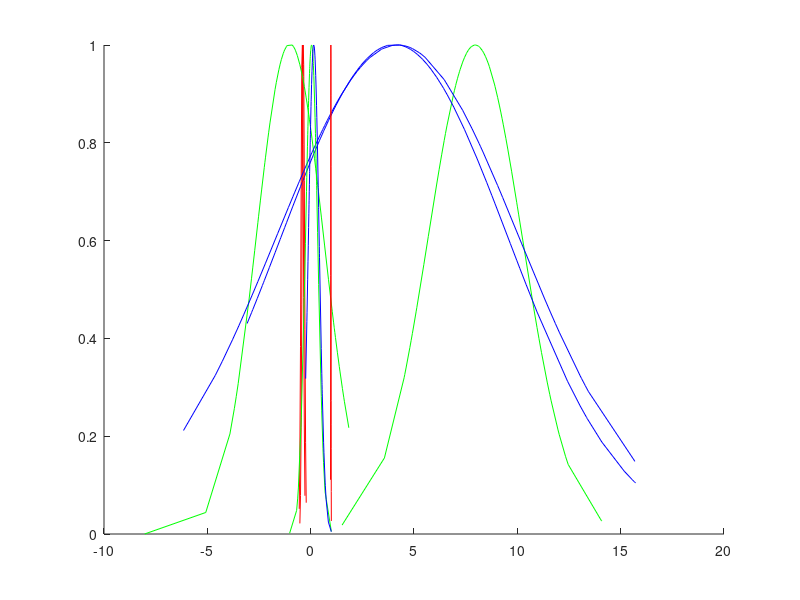
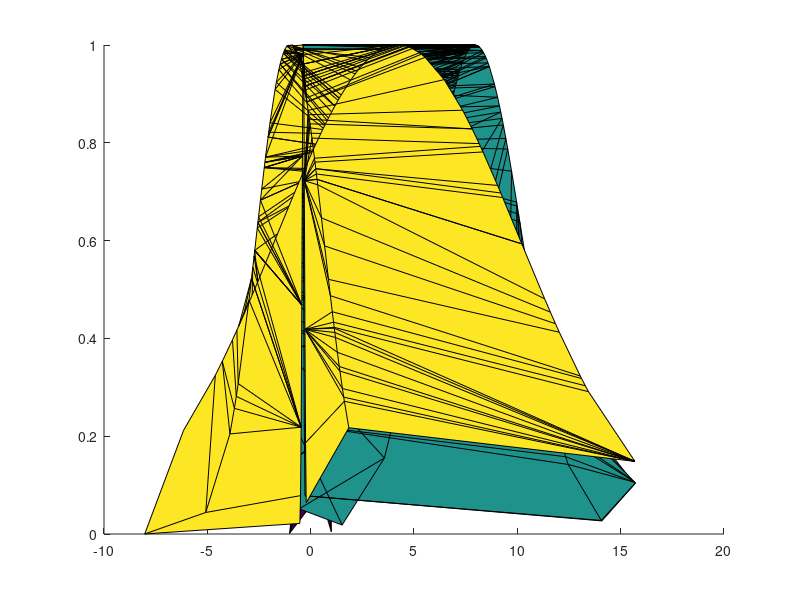

Here is the MATLAB script that generated these plots, in order:
close all
y1=[-0.4307235
-0.39995754
-0.49225542
-0.39995754
-0.36919156
-0.36919156
-0.46148944
-0.33842558
-0.4307235
-0.30765963
-0.4307235
-0.33842558
-0.33842558
-0.36919156
-0.4307235
-0.46148944
-0.39995754
-0.36919156
-0.33842558
-0.36919156
-0.30765963
-0.4307235
-0.46148944
-0.4307235
-0.30765963
-0.4307235
-0.4307235
-0.4307235
-0.4307235
-0.46148944
-0.52302134
-0.46148944
-0.30765963
-0.39995754
-0.36919156
-0.46148944
-0.55378735
-0.49225542
-0.39995754
-0.27689368
-0.27689368
-0.4307235
-0.39995754
-0.46148944
-0.30765963
-0.39995754
-0.46148944
-0.46148944
-0.36919156
-0.36919156
-0.39995754
-0.4307235
-0.33842558
-0.36919156
-0.52302134
-0.39995754
-0.46148944
-0.39995754
-0.49225542
-0.4307235
-0.39995754
-0.46148944
-0.4307235
-0.39995754
-0.33842558
-0.39995754
-0.4307235
-0.39995754
-0.4307235
-0.36916156
-0.36916156
-0.52302134
-0.36916156
-0.36916156
-0.49225542
-0.33842558
-0.49225542
-0.36919156
-0.33842558
-0.46148944
-0.46148944
-0.36919156
-0.4307235
-0.46148944
-0.36919156
-0.36919156
-0.46148944
-0.39995754
-0.36919156
-0.39995754
-0.36919156
-0.4307235
-0.4307235
-0.4307235
-0.52302134
-0.39995754
-0.55378735
-0.36919156
-0.46148944
-0.36919156]
y1=sort(y1,'ascend')
p4=normpdf(y1,-0.410109093,0.058840912)
W4=max(p4);
p4=p4/W4;

y2=[8.30681
8.891363
9.045193
9.998938
8.583704
7.537661
7.199236
6.9223423
6.593108
7.5684266
7.7837887
7.9376183
7.9683847
7.9376183
8.122213
8.15298
7.753023
7.445363
7.5684266
7.5684266
7.6607246
7.6607246
10.122002
11.444939
11.629534
11.044981
9.968172
9.137491
8.30681
5.4763412
5.4763412
5.10715
6.5223837
7.629959
9.322086
11.168044
11.137279
7.6607246
7.0454054
7.1069374
7.1684694
5.1379156
5.1379156
4.5225964
4.6148944
4.984086
4.861022
4.7994905
4.984086
6.214745
12.337152
11.568003
10.06047
11.96796
14.090811
14.060045
8.645235
4.922554
3.5688515
4.5533624
5.691703
5.691703
8.645235
9.44515
9.537448
9.722044
8.922129
7.9068527
7.199236
6.460852
6.3377886
6.953108
7.353065
7.906827
8.13746
8.368341
8.46064
8.183746
7.9991503
7.37661
7.137703
7.137703
7.2300014
7.722256
9.199022
11.137279
12.460215
1.521748
10.9526825
8.4914055
7.0146394
5.10715
4.5533624
9.2609797
6.0916605
8.091448
8.091448
12.029491
10.798853
8.183746]
y2=sort(y2,'ascend')
p5=normpdf(y2,7.962242006,2.277465688)
W5=max(p5);
p5=p5/W5;

y3=[-2.2766812
-2.2766812
-2.5843408
-2.7997026
-2.8612347
-1.722894
-2.2766812
-1.722894
0.861447
5.3532777
10.9526825
15.16762
15.567577
13.044767
10.429662
8.060682
5.814767
3.230426
0.61531925
-1.2614044
-2.3382132
-0.9537449
-0.9537449
-0.9537449
-0.30765963
0.6460852
1.8767238
3.1688943
5.1686816
6.614682
9.968172
12.429449
13.352428
15.198386
15.69064
15.69064
13.383194
9.660513
6.4300866
4.430299
2.7381706
1.6305959
1.1383406
0.4307235
0.15382981
-0.49225542
-1.1691066
-1.4767662
-1.7844257
-1.5998302
1.5382981
2.0613196
3.445788
4.6148944
4.8302565
4.984086
4.6764264
6.0916605
6.9223423
4.307235
1.2306385
1.2306385
2.3382132
1.1383406
1.1383406
0.9229789
1.9074898
2.492043
2.7074046
2.5228088
2.430511
2.7074046
3.7226815
5.6301713
10.9526825
15.659876
15.721407
15.721407
14.090811
10.122002
10.122002
7.445363
6.368554
4.984086
3.0458302
1.4152343
0.46148944
0.15382981
-0.7999151
-1.4460003
-1.9997876
-1.9997876
-3.0765963
-2.8304687
-2.2459152
-0.861447
5.414809
8.522172
8.922129
8.768299]
y3=sort(y3,'ascend')
p6=normpdf(y3,4.053107938,5.487838227)
W6=max(p6);
p6=p6/W6;
hold all
plot(y1,p4,'r')
plot(y2,p5,'g')
plot(y3,p6,'b')
x1=[-0.36919156
-0.36919156
-0.4307235
-0.27689368
-0.33842558
-0.33842558
-0.33842558
-0.46148944
-0.27689368
-0.36919156
-0.4307235
-0.33842558
-0.33842558
-0.33842558
-0.27689368
-0.33842558
-0.30765963
-0.30765963
-0.30765963
-0.333842558
-0.36191956
-0.46148944
-0.30765963
-0.27689368
-0.36919156
-0.30765963
-0.30765963
-0.33842558
-0.49225542
-0.36919156
-0.30765963
-0.33842558
-0.39995754
-0.36919156
-0.27689368
-0.33842558
-0.27689368
-0.4307235
-0.36919156
-0.33842558
-0.33842558
-0.33842558
-0.33842558
-0.30765963
-0.27689368
-0.30765963
-0.4307235
-0.30765963
-0.30765963
-0.4307235
-0.33842558
-0.46148944
-0.4307235
-0.39995754
-0.21536174
-0.46148944
-0.27689368
-0.39995754
-0.30765963
-0.46148944
-0.39995754
-0.33842558
-0.36919156
-0.39995754
-0.36919156
-0.39995754
-0.30765963
-0.39995754
-0.52302134
-0.36919156
-0.33842558
-0.36919156
-0.33842558
-0.46148944
-0.30765963
-0.46148944
-0.27689368
-0.27689368
-0.36919156
-0.36919156
-0.27689368
-0.4307235
-0.4307235
-0.36919156
-0.36919156
-0.33842558
-0.46148944
-0.33842558
-0.30765963
-0.33842558
-0.36919156
-0.24612771
-0.30765963
-0.46148944
-0.33842558
-0.39995754
-0.30765963
-0.33842558
-0.36919156
-0.33842558]
x1=sort(x1,'ascend')
p1=normpdf(x1,-0.356458962,0.060136971)
W1=max(p1);
p1=p1/W1;

x2=[-1.4152343
-2.7074046
-2.553575
-0.76914907
-1.4767662
-2.9842982
-0.123063855
-0.061531927
-1.1383406
-1.9690217
-2.0305533
-1.29217047
-0.39995754
0.24612771
0.18459578
0.676851
-0.76914907
-0.6460852
-0.36919156
-0.09229789
1.1383406
1.143406
1.1691066
-0.30765963
-1.4767662
-2.861234
-3.507317
-2.7997026
-2.5228088
-2.1843834
-2.1843834
-2.430511
-2.707464
-2.707464
-2.0613196
-1.1691066
-0.7383831
1.0460427
1.536598
1.8459578
1.3844683
-1.2614044
-1.2614044
-1.6613622
-1.3229364
-0.27689368
0.24612771
0.52302134
1.1075747
1.4152343
1.1998726
-0.030765964
-0.21536174
0.33842558
-0.8306811
-5.076384
-8.029917
-3.599618
-0.52302134
0.861447
-0.18459578
-0.18459578
-2.553575
-3.907227
-3.69115
-0.52302134
-0.39995754
-1.72289
-1.3229364
-0.30765963
-0.4307235
-1.5382981
-2.0613196
-0.3995754
0.0615131
0.30765963
0.207689368
-0.5230134
-0.8306811
-0.76914907
-0.33842558
0.30765963
0.9537449
1.5998302
1.6305959
0.27689368
-1.4152343
-2.368979
-2.430511
-2.2459152
-2.2151494
-2.2151494
-2.5843408
-2.8612347
-2.7381706
-2.2459152
-2.2459152
-0.89221287
-0.30765963
1.2921704]
x2=sort(x2,'ascend')
p2=normpdf(x2,-1.00300271,1.629297741)
W2=max(p2);
p2=p2/W2;

x3=[-2.553575
-2.553575
-3.230426
-3.476554
-3.5688515
-2.1843834
-0.861447
-0.27689368
-1.5998302
-1.0460427
3.415022
9.045193
13.444725
12.029491
8.214512
4.7071924
3.9380434
4.922554
5.2609797
4.768724
4.7071924
4.122639
4.122639
4.122639
0.861447
0.67685115
1.3844683
2.8612347
3.476554
4.5533624
6.460852
9.291321
13.044767
15.69064
15.69064
15.69064
15.69064
11.598768
7.353065
4.2764688
2.2459152
1.4767662
0.5845533
0.21536174
0.24612771
0.49225542
0.70761716
1.1691066
1.3844683
1.1691066
0.24612771
-0.55378735
-2.8304687
-4.2764688
-4.2764688
-3.476554
0.123063855
4.368767
8.15298
8.337576
10.2143
10.2143
11.321875
7.8145547
7.8145547
4.307235
4.4918303
3.445788
2.1536174
1.0152767
0.7999151
1.9382558
2.3997452
5.5378733
13.1063
15.69064
15.69064
15.69064
15.69064
15.69064
15.69064
13.290897
11.844896
9.199022
5.3532777
2.7074046
1.3229364
0.61531923
-0.30765963
-0.76914907
-0.5845533
-0.5845533
0.09229789
0.061531927
-1.0768087
-3.7842133
-6.1531925
-4.6148944
-0.33842558
4.091873]
x3=sort(x3,'ascend')
p3=normpdf(x3,4.206629991,5.879356537)
W3=max(p3);
p3=p3/W3;
hold all

plot(x1,p1,'r')
plot(x2,p2,'g')
plot(x3,p3,'b')
z1=[0.972762652
0.968871546
0.972762652
0.976653669
0.976653669
0.976653669
0.992217801
0.988326835
0.972762652
0.984435779
0.972762652
0.996106453
0.996106453
0.968871546
0.980544762
0.968871546
0.976653669
0.984435779
0.984435779
0.968871546
0.980544762
0.976653669
0.972762652
1
0.991277731
0.976653669
0.976653669
0.968871546
0.968871546
0.968871546
0.984435779
0.980544762
0.993356054
0.984435779
0.980544762
0.980544762
0.976653669
0.984435779
0.984435779
0.980544762
0.980544762
0.980544762
0.976653669
0.972762652
0.984435779
0.980544762
0.980544762
0.976653669
0.984435779
0.972762652
0.972762652
0.976653669
0.976653669
0.980544762
0.984435779
0.968871546
0.992217801
0.972762652
0.968871546
0.961089486
0.968871546
0.980544762
0.968871546
0.961089486
0.984435779
1
0.972762652
0.991277731
0.976653669
0.976653669
0.972762652
0.984435779
0.972762652
0.976653669
0.984435779
0.972762652
0.972762652
0.968871546
0.988326835
0.976653669
0.972762652
0.968871546
0.964980541
0.988326835
0.972762652
0.980544762
0.968871546
0.968871546
0.980544762
0.980544762
0.980544762
0.984435779
0.972762652
0.976653669
0.984435779
0.961089486
0.982195161
0.984435779
0.976653669
0.976653669]
z1=sort(z1,'ascend')
p7=normpdf(z1,0.978141313,0.008100578)
W7=max(p7);
p7=p7/W7;
z2=[-0.594339704
-0.679245381
-0.448113272
1
0.311320737
0.047169815
-0.023584907
-0.08018868
-0.202830201
-0.169811338
0
0.009433963
-0.103773587
-0.023584907
0.127358515
0.084905669
-0.014150945
-0.047169815
-0.037735853
-1.018965658
0.094339628
0.094339628
-0.132075486
-0.287735878
-0.240566053
-0.047169815
0.03301887
-0.056603778
-0.099056607
-0.108490575
-0.108490575
0.014150945
0.146226433
0.193396227
0.231132078
0.259433986
0.287735878
0.042452835
0.061320762
0.127358515
0.193396227
0.69339625
0.696462614
0.533018933
0.283018891
0.21226416
0.21226416
0.334905688
0.509434043
0.594339704
0.514150984
0.386792454
0.349056619
0.509434043
0.292452865
-0.042452835
-0.254717029
-0.08018868
0.122647108
0.150943282
-0.004716982
0.004716982
-0.452830228
-0.627353003
-0.452830228
0.622641489
0.21226416
0.018867926
-0.042452835
-0.018867926
-0.014150945
-0.155658889
-0.188640389
0.075471705
0.066037743
0.046572845
0.075471705
0.132075486
0.153253081
0.018864047
0.028301889
0.066037743
0.037735853
-0.037735853
-0.094339628
-0.136792454
-0.278301919
-0.240566053
-0.028301889
0.08018868
-0.117924536
-0.141509445
-0.094339628
0.023584907
0.122641528
0.113207553
0.113207553
0.249999996
0.311320737
0.235849065]
z2=sort(z2,'ascend')
p8=normpdf(z2,0.045330308,0.294269812)
W8=max(p8);
p8=p8/W8;
z3=[-0.175999985
-0.175999985
-0.131999979
-0.065999993
-0.021999998
0.069999997
0.045999999
-0.004
-0.018
0.065999993
0.206000001
0.369999978
0.625999952
0.747999965
0.701999976
0.555999968
0.365999993
0.128
-0.039999998
-0.032
-0.032
-0.009999999
-0.009999999
-0.009999999
-0.184000001
-0.241999991
-0.049999998
0.257999983
0.427999961
0.383999994
0.36399999
0.560000005
0.857999964
1
0.707999918
0.707999918
0.642000004
0.511999995
0.365999993
0.243999993
0.143999999
0.021999998
-0.087999992
-0.115999986
-0.099999993
-0.032
0.043999996
0.087999992
0.101999996
0.124000002
0.128
0.041999997
-0.018
-0.062000001
-0.052000002
-0.023999999
0.126000004
0.284000007
0.418000008
0.325999965
0.191999997
0.191999997
0.023999999
-0.041999997
-0.041999997
-0.145999989
-0.079999996
-0.019999999
-0.023999999
-0.032
0.052000002
0.131999979
0.167999989
0.213999984
0.297999985
0.423999957
0.537999979
0.549999993
0.547999926
0.385999997
0.385999997
0.173999996
0.063999999
-0.006
-0.045999999
-0.067999995
-0.041999997
-0.013999998
0.029999999
0.069999997
0.087999992
0.087999992
0.118000002
0.079999996
0.016
-0.009999999
-0.075999998
-0.129999996
-0.089999995
0.041999997]
z3=sort(z3,'ascend')
p9=normpdf(z3,0.150739994,0.259335548)
W9=max(p9);
p9=p9/W9;
hold all
plot(z1,p7,'r')
plot(z2,p8,'g')
plot(z3,p9,'b')
z= [z1 z2 z3]
pz= [p7 p8 p9]
y=[y1 y2 y3]
py=[p4 p5 p6]
x=[x1 x2 x3]
px=[p1 p2 p3]
j=ones(100,3);
figure()
hold on
surf(z,pz,j)
hold on
surf(y,py,2*j)
hold on
surf(x,px,3*j)


